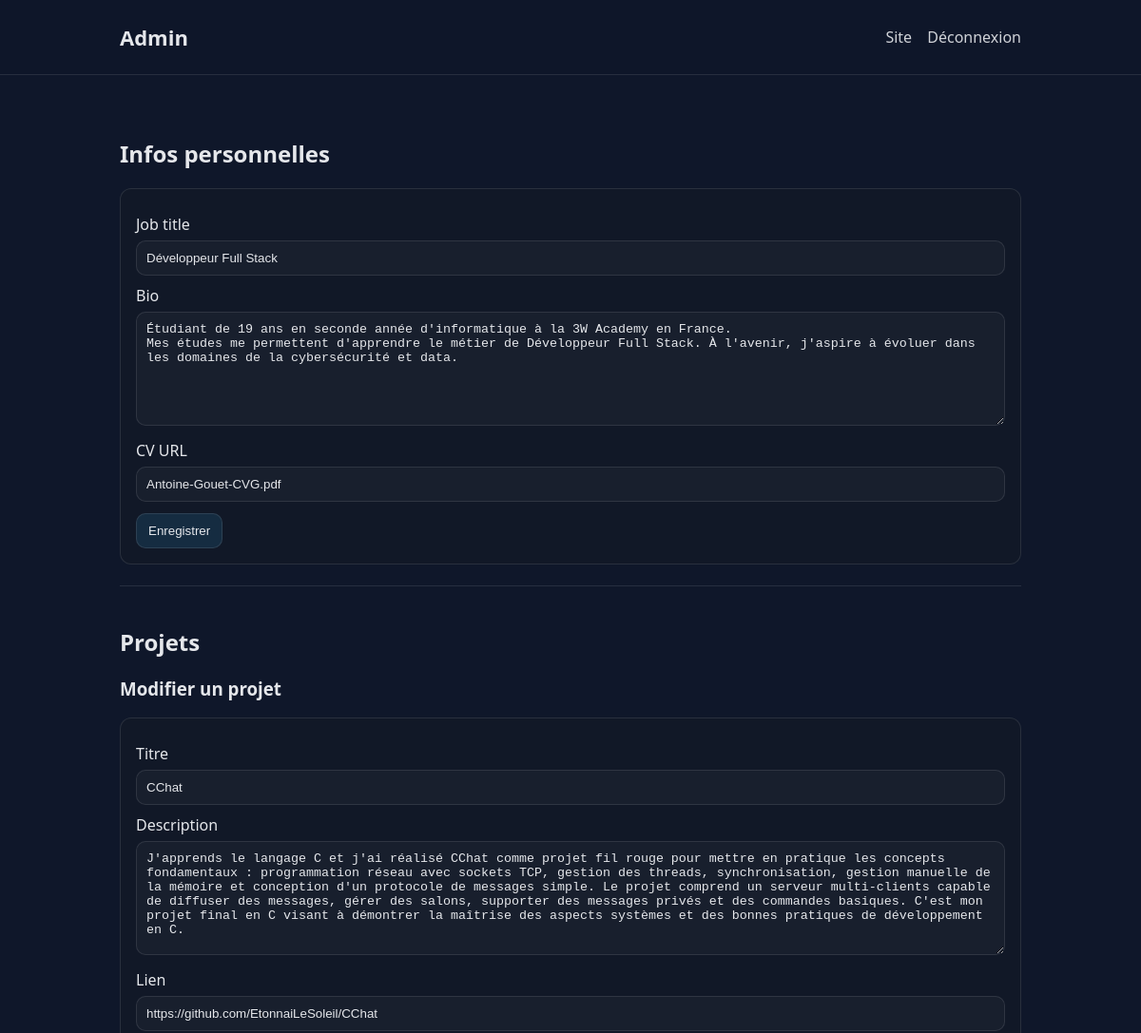
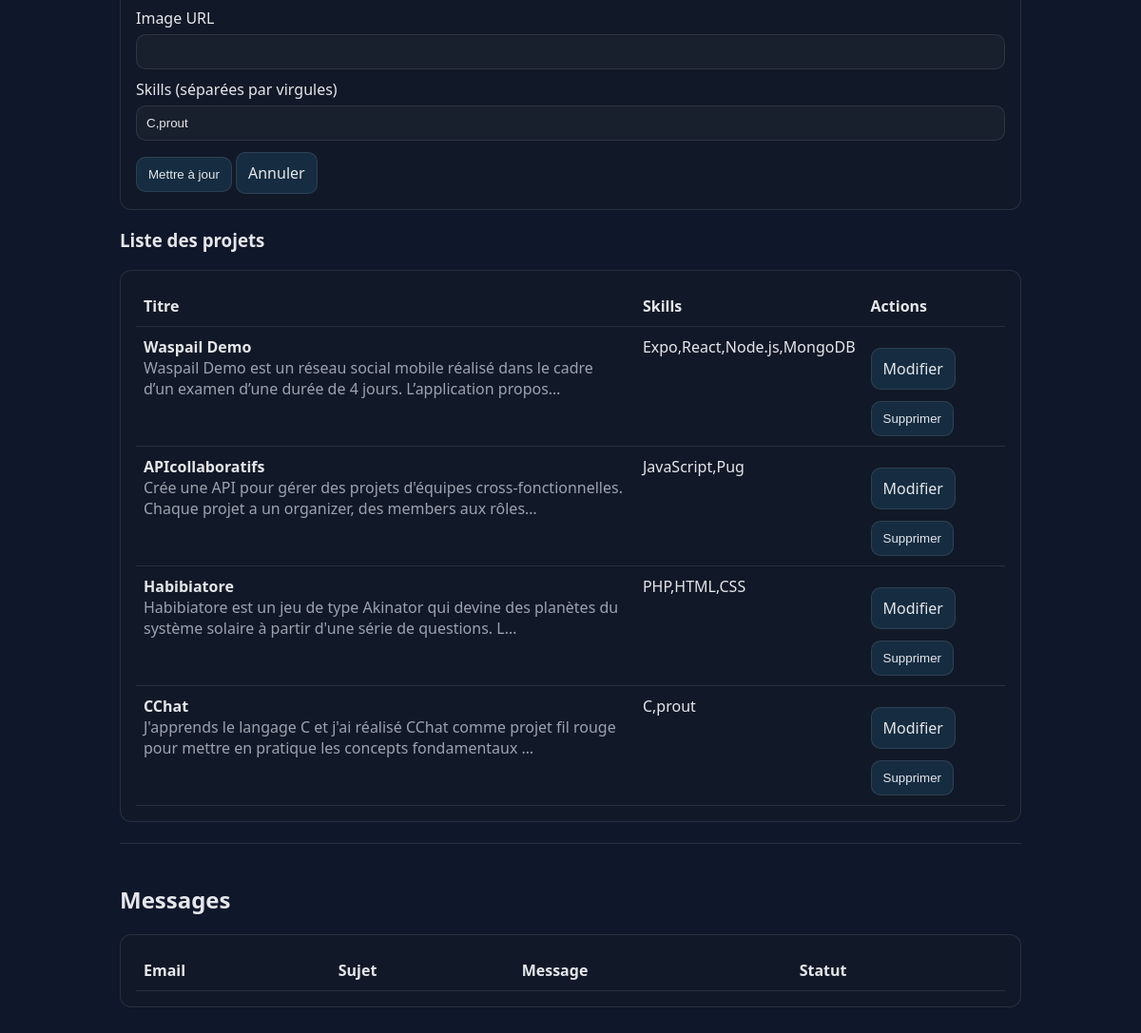
The app's page /admin.php?edit_project=1 (signed in) with its own data (2 pictures, top to bottom).
### tables this page shows
CREATE TABLE `user` (
  `id_user` int NOT NULL,
  `email` varchar(255) NOT NULL,
  `password_hash` varchar(255) NOT NULL,
  `job_title` varchar(255) NOT NULL,
  `bio` text,
  `cv_url` varchar(255) DEFAULT NULL
);

CREATE TABLE `project` (
  `id_project` int NOT NULL,
  `title` varchar(255) NOT NULL,
  `description` text NOT NULL,
  `link_url` varchar(255) DEFAULT NULL,
  `image_url` varchar(255) DEFAULT NULL
);

### public/view.php (called while the page is built, shortened)
<?php
function render(string $view, array $params = [], string $layout = 'layout'): void
{
    $baseDir = __DIR__;
    $viewPath = $baseDir . '/templates/' . $view . '.phtml';
    extract($params, EXTR_SKIP);
    require $viewPath;
}

### public/admin.php (called while the page is built, shortened)
<?php
$pdo = db();
$stmt = $pdo->prepare('SELECT id_user, email, job_title, bio, cv_url FROM user WHERE id_user = :id LIMIT 1');
$stmt->execute([':id' => (int) $_SESSION['user_id']]);
$currentUser = $stmt->fetch();
$notice = null;
$error = null;
$sqlProjects = <<<SQL
SELECT
    p.id_project,
    p.title,
    p.description,
    p.link_url,
    p.image_url,
    GROUP_CONCAT(s.name SEPARATOR ',') AS skill_list
FROM project p
LEFT JOIN project_skill ps ON p.id_project = ps.project_id
LEFT JOIN skill s ON ps.skill_id = s.id_skill
GROUP BY p.id_project
ORDER BY p.id_project DESC
SQL;
$projects = $pdo->query($sqlProjects)->fetchAll();
$messages = $pdo->query('SELECT id_message, email, subject, message, is_read FROM contact_message ORDER BY id_message DESC')->fetchAll();
$editId = (int)($_GET['edit_project'] ?? 0);
$projectToEdit = null;
if ($editId > 0) {
    $sqlEdit = <<<SQL
SELECT
    p.id_project,
    p.title,
    p.description,
    p.link_url,
    p.image_url,
    GROUP_CONCAT(s.name SEPARATOR ',') AS skill_list
FROM project p
LEFT JOIN project_skill ps ON p.id_project = ps.project_id
LEFT JOIN skill s ON ps.skill_id = s.id_skill
WHERE p.id_project = :id
GROUP BY p.id_project
SQL;
    $stmt = $pdo->prepare($sqlEdit);
    $stmt->execute([':id' => $editId]);
    $projectToEdit = $stmt->fetch();
}
render('admin', [
    'pageTitle' => 'Admin',
    'brandTitle' => 'Admin',
    'navLinks' => [
        ['href' => 'index.php', 'label' => 'Site'],
        ['href' => 'admin.php?action=logout', 'label' => 'Déconnexion'],
    ],
    'currentUser' => $currentUser,
    'projects' => $projects,
    'messages' => $messages,
    'projectToEdit' => $projectToEdit,
    'notice' => $notice,
    'error' => $error,
]);

### lib/security.php (called while the page is built, shortened)
<?php
function e(?string $value): string
{
    return htmlspecialchars($value ?? '', ENT_QUOTES | ENT_SUBSTITUTE, 'UTF-8');
}

### public/templates/admin.phtml (the view, shortened to what this page needs)
<main class="container">
  <section>
    <h2>Infos personnelles</h2>
    <form method="post" class="card" novalidate>
      <label for="job_title">Job title</label>
      <input id="job_title" name="job_title" type="text" required value="<?= e($currentUser['job_title'] ?? ''); ?>">
      <label for="bio">Bio</label>
      <textarea id="bio" name="bio"><?= e($currentUser['bio'] ?? ''); ?></textarea>
      <label for="cv_url">CV URL</label>
      <input id="cv_url" name="cv_url" type="text" value="<?= e($currentUser['cv_url'] ?? ''); ?>">
      <button class="btn" type="submit">Enregistrer</button>
    </form>
  </section>
  <section>
    <h2>Projets</h2>
    <?php if ($projectToEdit): ?>
      <h3>Modifier un projet</h3>
      <form method="post" class="card" novalidate>
        <label for="title_e">Titre</label>
        <input id="title_e" name="title" type="text" required value="<?= e($projectToEdit['title']); ?>">
        <label for="description_e">Description</label>
        <textarea id="description_e" name="description" required><?= e($projectToEdit['description']); ?></textarea>
        <label for="link_url_e">Lien</label>
        <input id="link_url_e" name="link_url" type="text" value="<?= e($projectToEdit['link_url'] ?? ''); ?>">
        <label for="image_url_e">Image URL</label>
        <input id="image_url_e" name="image_url" type="text" value="<?= e($projectToEdit['image_url'] ?? ''); ?>">
        <label for="skill_list_e">Skills (séparées par virgules)</label>
        <input id="skill_list_e" name="skill_list" type="text" required value="<?= e($projectToEdit['skill_list']); ?>">
        <button class="btn" type="submit">Mettre à jour</button>
        <a class="btn" href="admin.php">Annuler</a>
      </form>
    <?php endif; ?>
    <h3>Liste des projets</h3>
    <div class="card">
      <table class="table">
        <thead>
          <tr>
            <th>Titre</th>
            <th>Skills</th>
            <th>Actions</th>
          </tr>
        </thead>
        <tbody>
        <?php foreach ($projects as $p): ?>
          <tr>
            <td>
              <strong><?= e($p['title']); ?></strong>
              <div class="muted"><?= e(mb_strimwidth($p['description'], 0, 120, '…')); ?></div>
            </td>
            <td><?= e($p['skill_list']); ?></td>
            <td>
              <a class="btn" href="admin.php?edit_project=<?= (int)$p['id_project']; ?>">Modifier</a>
              <form method="post" style="display:inline" onsubmit="return confirm('Supprimer ce projet ?');">
                <button class="btn" type="submit">Supprimer</button>
              </form>
            </td>
          </tr>
        <?php endforeach; ?>
        </tbody>
      </table>
    </div>
  </section>
  <section>
    <h2>Messages</h2>
    <div class="card">
      <table class="table">
        <thead>
          <tr>
            <th>Email</th>
            <th>Sujet</th>
            <th>Message</th>
            <th>Statut</th>
          </tr>
        </thead>
      </table>
    </div>
  </section>
</main>

### public/css/style.css (style rules this page uses)
:root { --max: 980px; --bg: #0f172a; --card: #111827; --text: #e5e7eb; --muted: #9ca3af; --border: rgba(255,255,255,.10); --accent: #38bdf8; }
* { box-sizing: border-box; }
body { margin: 0; font-family: system-ui, -apple-system, Segoe UI, Roboto, sans-serif; background: var(--bg); color: var(--text); }
a { color: var(--accent); text-decoration: none; }
.container { max-width: var(--max); margin: 0 auto; padding: 24px 16px; }
section { padding: 22px 0; border-bottom: 1px solid var(--border); }
section:last-child { border-bottom: 0; }
.card { background: var(--card); border: 1px solid var(--border); border-radius: 12px; padding: 16px; }
.muted { color: var(--muted); }
label { display: block; margin: 10px 0 6px; }
input, textarea { width: 100%; padding: 10px; border-radius: 10px; border: 1px solid var(--border); background: rgba(255,255,255,.03); color: var(--text); }
textarea { min-height: 120px; resize: vertical; }
.btn { display: inline-block; margin-top: 12px; padding: 10px 12px; border-radius: 10px; border: 1px solid var(--border); background: rgba(56,189,248,.12); color: var(--text); cursor: pointer; }
.table { width: 100%; border-collapse: collapse; }
.table th, .table td { border-bottom: 1px solid var(--border); padding: 10px 8px; text-align: left; vertical-align: top; }

### records on screen
user: job_title "Développeur Full Stack", bio "Étudiant de 19 ans en seconde année d'informatique à la 3W Academy en France. Mes études me permettent d'apprendre le métier de Développeur Full Stack. À l'avenir, j'aspire à évoluer dans les domaines de la cybersécurité et data.", cv_url "Antoine-Gouet-CVG.pdf"
project: title "CChat", description "J'apprends le langage C et j'ai réalisé CChat comme projet fil rouge pour mettre en pratique les concepts fondamentaux : programmation réseau avec sockets TCP, gestion des threads, synchronisation, gestion manuelle de la mémoire et conception d'un protocole de messages simple. Le projet comprend un serveur multi‑clients capable de diffuser des messages, gérer des salons, supporter des messages privés et des commandes basiques. C'est mon projet final en C visant à démontrer la maîtrise des aspects systèmes et des bonnes pratiques de développement en C.", link_url "https://github.com/EtonnaiLeSoleil/CChat", description "J'apprends le langage C et j'ai réalisé CChat comme projet fil rouge pour mettre en pratique les concepts fondamentaux …", skill_list "C,prout"
project: title "Waspail Demo", description "Waspail Demo est un réseau social mobile réalisé dans le cadre d’un examen d’une durée de 4 jours. L’application propos…", skill_list "Expo,React,Node.js,MongoDB"
project: title "APIcollaboratifs", description "Crée une API pour gérer des projets d'équipes cross-fonctionnelles. Chaque projet a un organizer, des members aux rôles…", skill_list "JavaScript,Pug"
project: title "Habibiatore", description "Habibiatore est un jeu de type Akinator qui devine des planètes du système solaire à partir d'une série de questions. L…", skill_list "PHP,HTML,CSS"

### other values on screen
$brandTitle "Admin"
$link['label'] "Site"
$link['label'] "Déconnexion"
